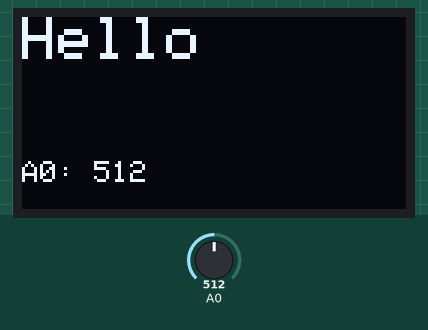
Simulated run of this sketch. Board: Arduino Uno, built with avr-gcc and run on an emulated ATmega328P. On the bench: 128×64 one-colour display. The inputs (shaded band) are chosen by the test bench; at power-on: A0 = 512. What the sketch prints to the serial monitor is not drawn.

Above: at 1.2 s.
1.3 s: A0 set to 716
At 2.6 s:
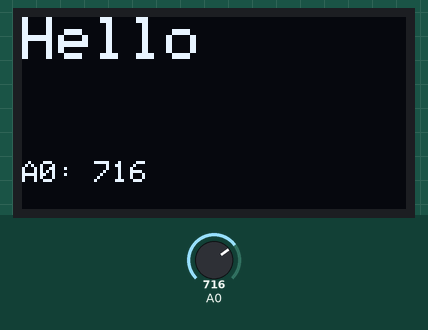
2.9 s: A0 set to 900
At 3.9 s:
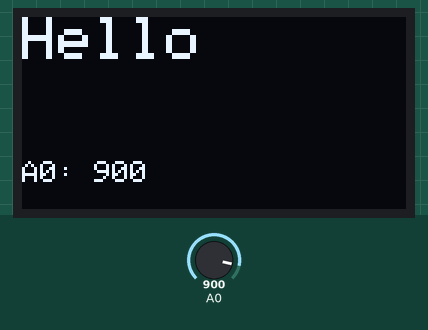
4.5 s: A0 set to 1023
At 5.0 s:
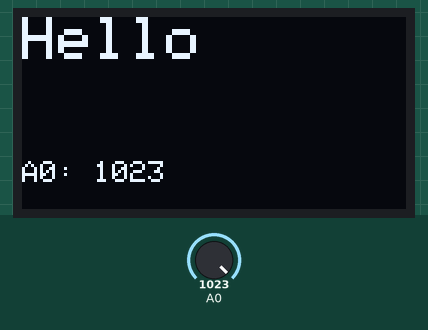
Timing chart, 0 to 7.5 s (numbered marks = the images above; inputs shaded):
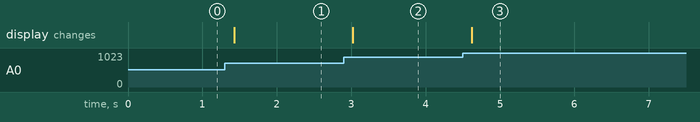

The sketch:

oled.ino
```cpp
// SSD1306 OLED on I2C (0x3C). Send "show <text>".
#include <Wire.h>
#include <Adafruit_GFX.h>
#include <Adafruit_SSD1306.h>

Adafruit_SSD1306 oled(128, 64, &Wire, -1);
String msg = "Hello";

void setup() {
  Serial.begin(115200);
  if (!oled.begin(SSD1306_SWITCHCAPVCC, 0x3C)) {
    Serial.println("OLED not found at 0x3C");
    while (true) {}
  }
}

void loop() {
  if (Serial.available()) {
    String c = Serial.readStringUntil('\n');
    c.trim();
    if (c.startsWith("show ")) msg = c.substring(5);
  }
  int a0 = analogRead(A0);
  oled.clearDisplay();
  oled.setTextColor(SSD1306_WHITE);
  oled.setTextSize(2);
  oled.setCursor(0, 0);
  oled.println(msg);
  oled.setTextSize(1);
  oled.setCursor(0, 48);
  oled.print("A0: ");
  oled.println(a0);
  oled.display();
  Serial.print("a0=");
  Serial.println(a0);
  delay(200);
}
```

Measured:
- after the input at 1.3 s, the display: changes after 0.13 s (image 1)
- after the input at 2.9 s, the display: changes after 0.12 s (image 2)
- after the input at 4.5 s, the display: changes after 0.12 s (image 3)
